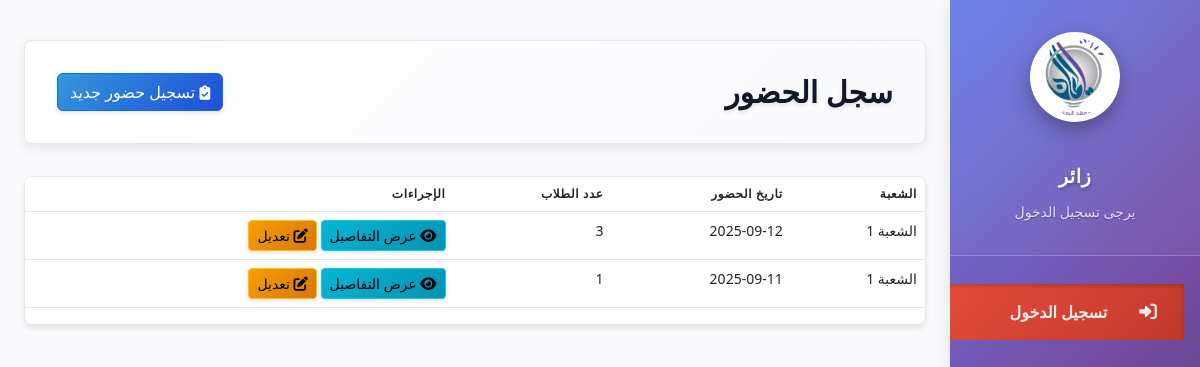
The app's page /attendance/attendance/ with its own data.
### classroom/models.py (models this page shows, shortened)
class Classroom(models.Model):
    class BranchChoices(models.TextChoices):
        LITERARY = 'أدبي', 'الأدبي'
        SCIENTIFIC = 'علمي', 'العلمي'
        NINTH_GRADE = 'تاسع', 'الصف التاسع'
    CLASS_TYPE_CHOICES = [
        ('study', 'شعبة دراسية'),
        ('course', 'دورة'),
    ]
    name = models.CharField(max_length=50, verbose_name='اسم الشعبة', default="الشعبة 1")
    class_type = models.CharField(
        max_length=10,
        choices=CLASS_TYPE_CHOICES,
        verbose_name='نوع الشعبة',
        default='study'
    )
    branches = models.CharField(
        max_length=100,
        choices=BranchChoices.choices,
        verbose_name='الفرع',
        blank=True,  # جعلها اختيارية
        null=True
    )
    class Meta:
        verbose_name = 'شعبة'
        verbose_name_plural = 'شعب'

### attendance/models.py (models this page shows, shortened)
class Attendance(models.Model):
    class Status(models.TextChoices):
        PRESENT = 'present', 'حاضر'
        ABSENT = 'absent', 'غائب'
        LATE = 'late', 'متأخر'
    student = models.ForeignKey(Student, on_delete=models.CASCADE, verbose_name='الطالب')
    classroom = models.ForeignKey(Classroom, on_delete=models.CASCADE, verbose_name='الشعبة')
    date = models.DateField(default=timezone.now, verbose_name='التاريخ')
    status = models.CharField(max_length=10, choices=Status.choices, default='absent', verbose_name='الحالة')
    notes = models.TextField(blank=True, null=True, verbose_name='ملاحظات')
    class Meta:
        verbose_name = 'حضور'
        verbose_name_plural = 'سجل الحضور'
        unique_together = ('student', 'date')  # منع تكرار تسجيل نفس الطالب في نفس اليوم

### attendance/views.py (the view)
# urls.py: path('attendance/', include('attendance.urls')),
class attendance(ListView):
    model = Attendance
    template_name = 'attendance/attendance.html'
    context_object_name = 'attendance_records'
    def get_queryset(self):
        return Attendance.objects.select_related('classroom').order_by('-date')
    def get_context_data(self, **kwargs):
        context = super().get_context_data(**kwargs)
        summary = {}
        for record in context['attendance_records']:
            key = (record.classroom.id, record.classroom.name, record.date)
            if key not in summary:
                summary[key] = {
                    'classroom_id': record.classroom.id,
                    'classroom_name': record.classroom.name,
                    'date': record.date,
                    'student_count': Attendance.objects.filter(
                        classroom=record.classroom,
                        date=record.date
                    ).count()
                }
        context['summary'] = summary.values()
        return context

### employ/context_processors.py (called while the page is built, shortened)
def employee_data(request):
    return {}

### templates/attendance/attendance.html (shortened to what this page needs)
{% extends "base.html" %}
{% load static %}
{% block content %}
<div class="module-header">
    <h2>سجل الحضور</h2>
    <div class="header-actions">
        <a href="{% url 'attendance:take_attendance' %}" class="btn btn-primary">
            <i class="fas fa-clipboard-check"></i> تسجيل حضور جديد
        </a>
    </div>
</div>
<div class="table-container">
    <table class="table">
        <thead>
            <tr>
                <th>الشعبة</th>
                <th>تاريخ الحضور</th>
                <th>عدد الطلاب</th>
                <th>الإجراءات</th>
            </tr>
        </thead>
        <tbody>
            {% for item in summary %}
                <tr>
                    <td>{{ item.classroom_name }}</td>
                    <td>{{ item.date|date:"Y-m-d" }}</td>
                    <td>{{ item.student_count }}</td>
                    <td>
                        <a href="{% url 'attendance:attendance_detail' item.classroom_id item.date|date:'Y-m-d' %}" class="btn btn-sm btn-info">
                            <i class="fas fa-eye"></i> عرض التفاصيل
                        </a>
                        <a href="{% url 'attendance:update_attendance' item.classroom_id item.date|date:'Y-m-d' %}" class="btn btn-sm btn-warning">
                            <i class="fas fa-edit"></i> تعديل
                        </a>
                    </td>
                </tr>
                {% empty %}
                <tr>
                    <td colspan="4" class="text-center">لا توجد سجلات حضور</td>
                </tr>
            {% endfor %}
        </tbody>
    </table>
</div>
{% endblock %}

### static/css/main.css (style rules this page uses)
:root { --primary-color: #3498db; --secondary-color: #2ecc71; --danger-color: #e74c3c; --warning-color: #f39c12; --info-color: #1abc9c; --dark-color: #4d6883; --light-color: #ecf0f1; --white: #ffffff; --black: #2c3e50; --gray: #95a5a6; --border-radius: 8px; --box-shadow: 0 2px 10px rgba(0, 0, 0, 0.1); --transition: all 0.3s ease; --sidebar-width: 250px; --sidebar-collapsed-width: 70px; --sidebar-transition: all 0.4s cubic-bezier(0.4, 0, 0.2, 1); }
* { margin: 0; padding: 0; box-sizing: border-box; }
html { scroll-behavior: smooth; }
body { font-family: 'Tajawal', sans-serif; background-image: url('../img/back.png'); color: var(--black); direction: rtl; line-height: 1.6; }
a { text-decoration: none; color: var(--primary-color); }
.btn { display: inline-flex; align-items: center; justify-content: center; padding: 0.5rem 1rem; border-radius: var(--border-radius); font-weight: 500; cursor: pointer; transition: var(--transition); border: none; font-size: 0.9rem; gap: 0.5rem; }
.btn i { font-size: 0.9rem; }
.btn-primary { background-color: var(--primary-color); color: var(--white); }
.btn-warning { background-color: var(--warning-color); color: var(--white); }
.btn-info { background-color: var(--info-color); color: var(--white); }
.module-header { display: flex; justify-content: space-between; align-items: center; margin-bottom: 1.5rem; padding: 1rem; background: var(--white); border-radius: var(--border-radius); box-shadow: var(--box-shadow); }
.module-header h2 { color: var(--dark-color); margin: 0; }
.header-actions { display: flex; gap: 0.5rem; }
.table-container { background-color: var(--white); border-radius: var(--border-radius); box-shadow: var(--box-shadow); overflow-x: auto; margin-bottom: 2rem; }
.table { width: 100%; border-collapse: collapse; }
.table th, .table td { padding: 0.8rem 1rem; text-align: right; }
.table th { background-color: #f8f9fa; font-weight: 700; color: var(--dark-color); border-bottom: 2px solid #eee; }
.table td { border-bottom: 1px solid #eee; }

### records on screen
Classroom: classroom_name "الشعبة 1" "الشعبة 1"
Attendance: date "2025-09-12"
Attendance: date "2025-09-11"

### other values on screen
{{ item.student_count }} "3" "1"
